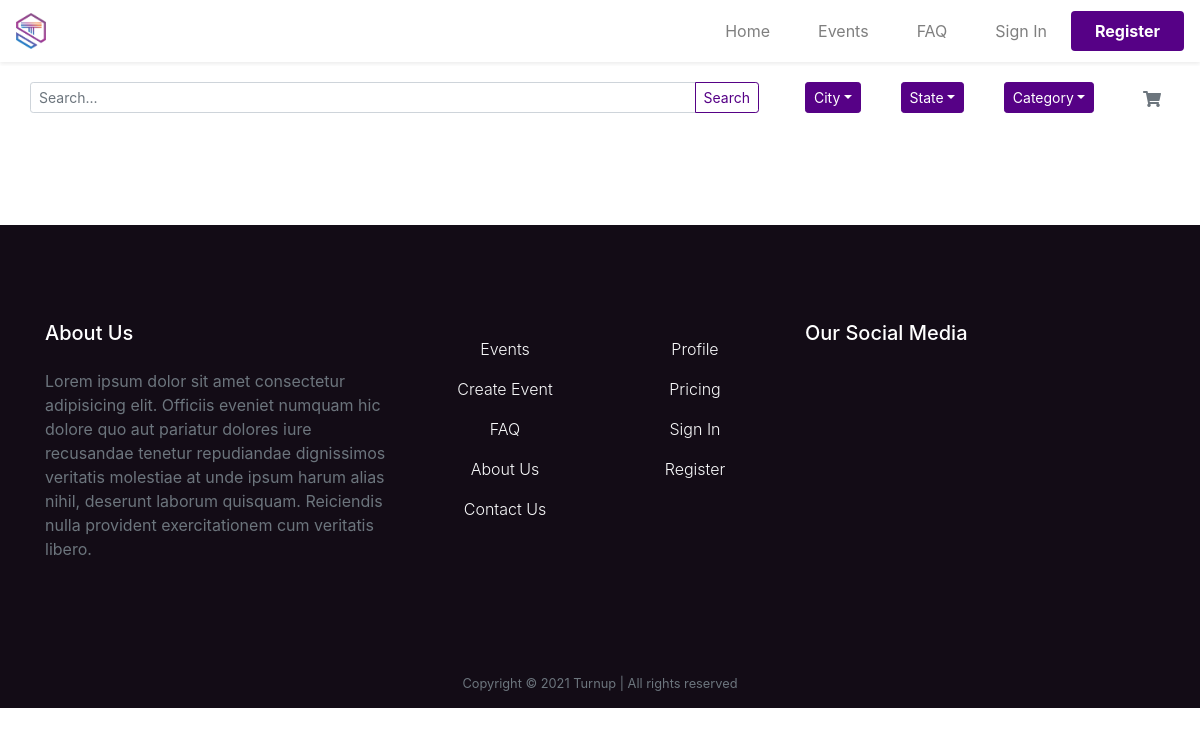
The page /listings/ on the database as committed earlier.
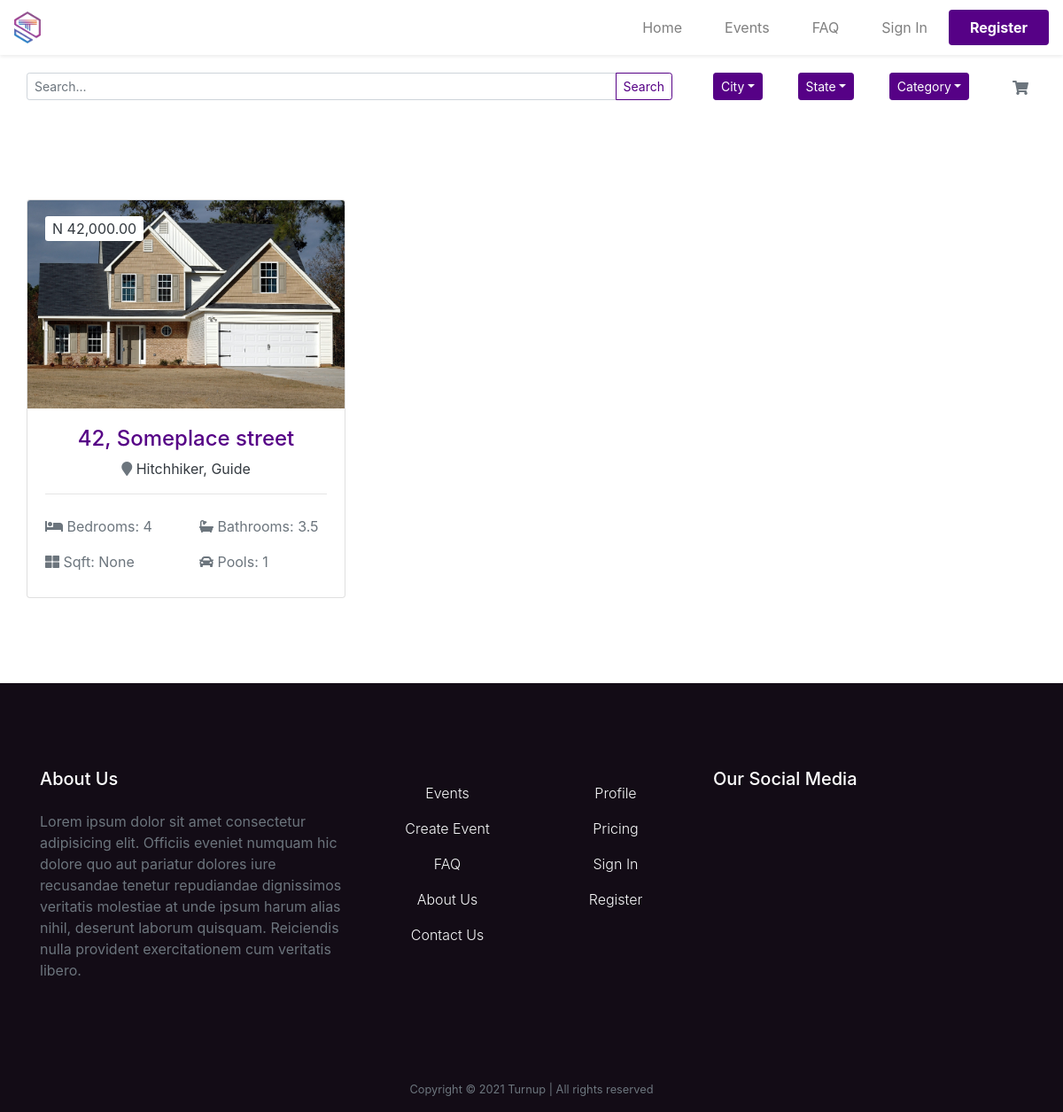
The same page on the database as committed later.
### location/models.py (models this page shows, shortened)
class Listing(models.Model):
  realtor = models.ForeignKey("Realtor", on_delete=models.DO_NOTHING)
  title = models.CharField(max_length=300)
  description = models.TextField(blank=True, null=True)
  address = models.CharField(max_length=300)
  city = models.CharField(max_length=200)
  state = models.CharField(max_length=200)
  country = models.CharField(max_length=200)
  zipcode = models.CharField(max_length=100, blank=True, null=True)
  price = models.DecimalField(max_digits=15, decimal_places=2)
  bedrooms = models.IntegerField()
  bathrooms = models.DecimalField(max_digits=10, decimal_places=1)
  pools = models.IntegerField()
  lot_size = models.DecimalField(max_digits=10, decimal_places=1, blank=True, null=True)
  photo_main = models.ImageField(upload_to='images/%Y/%m/%d/')
  photo_1 = models.ImageField(upload_to='images/%Y/%m/%d/', blank=True, null=True)
  photo_2 = models.ImageField(upload_to='images/%Y/%m/%d/', blank=True, null=True)
  photo_3 = models.ImageField(upload_to='images/%Y/%m/%d/', blank=True, null=True)
  photo_4 = models.ImageField(upload_to='images/%Y/%m/%d/', blank=True, null=True)
  photo_5 = models.ImageField(upload_to='images/%Y/%m/%d/', blank=True, null=True)
  photo_6 = models.ImageField(upload_to='images/%Y/%m/%d/', blank=True, null=True)
  list_date = models.DateTimeField(default=datetime.now)
  is_published = models.BooleanField(default=True)
  is_booked = models.BooleanField(default=False)
  def get_absolute_url(self):
      return reverse("location:location_detail", kwargs={"pk": self.pk})

### location/views.py (the view)
# urls.py: path("listings/", views.ListingListView.as_view(), name="location_list"),
class ListingListView(ListView):
    model = Listing
    paginate_by = 9
    template_name = "location/listing_list.html"

### cart/context_processor.py (called while the page is built)
def cart_total_amount(request):
	if request.user.is_authenticated:
		cart = Cart(request)
		total_bill = 0.0
		for key,value in request.session['cart'].items():
			if value['sale_price'] != 'None':
				total_bill = total_bill + (float(value['sale_price']) * value['quantity'])
			else:
				total_bill = total_bill + (float(value['price']) * value['quantity'])
		return {'cart_total_amount' : total_bill}
	else:
		return {'cart_total_amount' : 0}

### location/templates/location/listing_list.html (shortened to what this page needs)
{% extends 'base_slim.html' %}
{% load static %}
{% load humanize %}
{% block content %}
{% include "partials/_search.html" %}
<main>
  <div class="container my-5">
    <div class="row">
      <div class="card-deck">
        {% for listing in object_list %}
        <div class="col-lg-4 col-md-6">
          <div class="card mx-0 my-5">
            <a href="{{listing.get_absolute_url}}">
              <img src="{{listing.photo_main.url}}" class="card-img-top" alt="listing image" ,
                aria-label="Placeholder: Thumbnail">
              <div class="card-img-overlay">
                <span class="px-2 py-1 bg-white rounded-sm text-dark">N {{listing.price | intcomma}}</span>
              </div>
            </a>
            <a class="text-decoration-none" href="{{listing.get_absolute_url}}">
              <div class="card-body">
                <div class="text-center">
                  <h4 class="text-purple">{{listing.address}}</h4>
                  <p class="text-dark">
                    <i class="fas fa-map-marker text-secondary"></i> {{listing.city}}, {{listing.state}}
                  </p>
                </div>
                <hr>
                <div class="row py-2 text-secondary">
                  <div class="col-6">
                    <i class="fas fa-bed"></i> Bedrooms: {{listing.bedrooms}}
                  </div>
                  <div class="col-6">
                    <i class="fas fa-bath"></i> Bathrooms: {{listing.bathrooms}}
                  </div>
                </div>
                <div class="row py-2 text-secondary">
                  <div class="col-6">
                    <i class="fas fa-th-large"></i> Sqft: {{listing.lot_size}}
                  </div>
                  <div class="col-6">
                    <i class="fas fa-car"></i> Pools: {{listing.pools}}
                  </div>
                </div>
              </div>
            </a>
          </div>
        </div>
        {% endfor %}
      </div>
    </div>
  </div>
</main>
{% endblock content %}

### core/templates/base_slim.html (shortened to what this page needs)
<!DOCTYPE html>
<html lang="en">
<head>
  {% load static %}
  <link rel="stylesheet" href="{% static 'core/css/bootstrap.min.css' %}">
  <link rel="stylesheet" href="{% static 'core/css/fileinput.min.css' %}">
  <link rel="stylesheet" href="{% static 'core/css/all.css' %}">
  <link rel="stylesheet" href="{% static 'core/css/style.css' %}">
  <link rel="stylesheet" href="{% static 'core/fonts/icomoon/style.css' %}">
  <link rel="stylesheet" href="{% static 'core/fonts/flaticon/font/flaticon.css ' %}">
</head>
<body class="login-bg">
    {% include "partials/_header.html" %}
    {% block content %}
    {% endblock %}
    {% include "partials/_footer.html" %}
</body>
</html>

### core/templates/partials/_header.html (shortened to what this page needs)
{% load static %}
<header class="shadow-sm">
  <nav class="navbar navbar-expand-lg navbar-light bg-white">
    <a class="navbar-brand" href="{% url 'core:homepage' %}"><img src="{% static 'core/img/new/logo.png' %}" height="36px" alt="site logo"></a>
    <div class="collapse navbar-collapse" id="navbarNavDropdown">
      <ul class="navbar-nav ml-auto">
        {% if request.path == "" %}
          <li class="nav-item active">
            <a class="nav-link mx-3 text-purple" href="{% url 'core:homepage' %}">Home <span class="sr-only">(current)</span></a>
          </li>
        {% else %}
          <li class="nav-item">
            <a class="nav-link mx-3" href="{% url 'core:homepage' %}">Home</a>
          </li>
        {% endif %}
        {% if "events" in request.path %}
        <li class="nav-item active">
          <a class="nav-link mx-3 text-purple" href="{% url 'core:event_list' %}">Events <span class="sr-only">(current)</span></a>
        </li>
        {% else %}
        <li class="nav-item">
          <a class="nav-link mx-3" href="{% url 'core:event_list' %}">Events</a>
        </li>
        {% endif %}
        {% if "faq" in request.path %}
        <li class="nav-item active">
          <a class="nav-link mx-3 text-purple" href="{% url 'core:faq' %}">FAQ <span class="sr-only">(current)</span></a>
        </li>
        {% else %}
        <li class="nav-item">
          <a class="nav-link mx-3" href="{% url 'core:faq' %}">FAQ</a>
        </li>
        {% endif %}
        {% if user.is_authenticated %}
          {% if "create-event" in request.path %}
          <li class="nav-item active">
            <a class="nav-link mx-3 text-purple" href="{% url 'core:create_event' %}">Create Event <span class="sr-only">(current)</span></a>
          </li>
          {% else %}
          <li class="nav-item">
            <a class="nav-link mx-3" href="{% url 'core:create_event' %}">Create Event</a>
          </li>
          {% endif %}
          <li class="nav-item bg-purple rounded">
            <a class="nav-link text-white font-weight-bold mx-3" href="{% url 'registration:account' %}">My Account</a>
          </li>
        {% else %}
          {% if "login" in request.path %}
          <li class="nav-item active">
            <a class="nav-link mx-3 text-purple" href="{% url 'registration:login' %}">Sign In <span class="sr-only">(current)</span></a>
          </li>
          {% else %}
          <li class="nav-item">
            <a class="nav-link mx-3" href="{% url 'registration:login' %}">Sign In</a>
          </li>
          {% endif %}
          <li class="nav-item bg-purple rounded">
            <a class="nav-link text-white font-weight-bold mx-3" href="{% url 'registration:register' %}">Register</a>
          </li>
        {% endif %}
      </ul>
    </div>
  </nav>
</header>

### core/templates/partials/_search.html (shortened to what this page needs)
{% load static %}
<section class="sticky-top bg-white mt-1">
  <div class="container">
    <form class="" action="{% url 'core:search' %}" method="GET" role="search">
      <div class="row">
        <div class="col-md-8 pl-md-0 mt-3 mb-2">
          <div class="input-group pr-3">
            <input type="search" class="form-control form-control-sm" name="q" placeholder="Search..."
              aria-label="Enter search query" aria-describedby="button-addon2">
            <div class="input-group-append">
              <button class="btn btn-sm btn-outline-purple" type="submit" id="button-addon2">Search</button>
            </div>
          </div>
        </div>
        <div class="col-md-4 pr-md-0 mt-3 mb-2">
          <nav class="nav justify-content-between">
            <li class="nav-item dropdown mb-2">
              <button class="dropdown-toggle btn btn-sm btn-purple rounded-sm" data-toggle="dropdown" href="#" role="button"
                aria-haspopup="true" aria-expanded="false">City</button>
            </li>
            <li class="nav-item dropdown mb-2">
              <button class="dropdown-toggle btn btn-sm btn-purple rounded-sm" data-toggle="dropdown" href="#" role="button"
                aria-haspopup="true" aria-expanded="false">State</button>
            </li>
            <li class="nav-item dropdown">
              <button class="dropdown-toggle btn btn-sm btn-purple rounded-sm" data-toggle="dropdown" href="#" role="button"
                aria-haspopup="true" aria-expanded="false">Category</button>
            </li>
            <li class="nav-item">
              <a href="{% url 'core:cart_detail' %}" class="btn btn-sm text-secondary" style="font-size: 16px;"><i class="fas fa-shopping-cart"></i></a>
            </li>
          </nav>
        </div>
      </div>
    </form>
  </div>
</section>

### core/templates/partials/_footer.html
{% load static %}
<footer class="bg-dark-purple">
  <div class="container mt-5">
    <div class="row py-5">
      <div class="col-md-4 my-5">
        <h5 class="mb-4 text-white text-center text-md-left">About Us</h5>
        <p class="text-muted">
          Lorem ipsum dolor sit amet consectetur adipisicing elit. Officiis eveniet numquam hic
          dolore quo aut pariatur dolores iure recusandae tenetur repudiandae dignissimos veritatis molestiae at unde
          ipsum harum alias nihil, deserunt laborum quisquam. Reiciendis nulla provident exercitationem cum veritatis
          libero.
        </p>
      </div>
      <div class="col-md-4 my-5">
        <div class="row footer-nav">
          <div class="col-6">
            <ul class="list-unstyled px-3">
              <li class="my-3 text-center"><a class="footer-link text-decoration-none text-light font-weight-light"
                  href="">Events</a></li>
              <li class="my-3 text-center"><a class="footer-link text-decoration-none text-light font-weight-light"
                  href="">Create Event</a></li>
              <li class="my-3 text-center"><a class="footer-link text-decoration-none text-light font-weight-light"
                  href="">FAQ</a></li>
              <li class="my-3 text-center"><a class="footer-link text-decoration-none text-light font-weight-light"
                  href="">About Us</a></li>
              <li class="my-3 text-center"><a class="footer-link text-decoration-none text-light font-weight-light"
                  href="">Contact Us</a></li>
            </ul>
          </div>
          <div class="col-6">
            <ul class="list-unstyled px-3">
              <li class="my-3 text-center"><a class="footer-link text-decoration-none text-light font-weight-light"
                  href="">Profile</a></li>
              <li class="my-3 text-center"><a class="footer-link text-decoration-none text-light font-weight-light"
                  href="">Pricing</a></li>
              <li class="my-3 text-center"><a class="footer-link text-decoration-none text-light font-weight-light"
                  href="">Sign In</a></li>
              <li class="my-3 text-center"><a class="footer-link text-decoration-none text-light font-weight-light"
                  href="">Register</a></li>
            </ul>
          </div>
        </div>
      </div>
      <div class="col-md-4 my-5 text-center text-md-left">
        <h5 class="mb-4 text-white">Our Social Media </h5>
        <ul class="nav justify-content-center justify-content-md-start">
          <a class="nav-link px-1 text-light" href="#"><span class="icon-facebook pt-2 pr-2 pb-2 pl-0"></span></a>
          <a class="nav-link px-1 text-light" href="#"><span class="icon-twitter p-2"></span></a>
          <a class="nav-link px-1 text-light" href="#"><span class="icon-instagram p-2"></span></a>
          <a class="nav-link px-1 text-light" href="#"><span class="icon-rss p-2"></span></a>
          <a class="nav-link px-1 text-light" href="#"><span class="icon-envelope p-2"></span></a>
        </ul>
      </div>
    </div>
    <h6 class="text-secondary text-center mb-0 pb-3"><small>Copyright &copy; 2021 Turnup | All rights reserved</small></h6>
  </div>
</footer>

### core/static/core/css/all.css (style rules this page uses)
.fa, .fas, .far, .fal, .fab { -moz-osx-font-smoothing: grayscale; -webkit-font-smoothing: antialiased; display: inline-block; font-style: normal; font-variant: normal; text-rendering: auto; line-height: 1; }
.fa-bath:before { content: "\f2cd"; }
.fa-bed:before { content: "\f236"; }
.fa-car:before { content: "\f1b9"; }
.fa-map-marker:before { content: "\f041"; }
.fa-shopping-cart:before { content: "\f07a"; }
.fa-th-large:before { content: "\f009"; }
.fa, .fas { font-family: 'Font Awesome 5 Free'; font-weight: 900; }

### core/static/core/css/style.css (style rules this page uses)
.bg-purple { background-color: rgb(86, 1, 134); }
.bg-dark-purple { background-color: rgb(19, 12, 22); }
.text-purple { color: #560186; }
.btn-purple { color: #fff; background-color: #560186; border-color: #560186; }
.btn-outline-purple { color: #560186; border-color: #560186; transition: 0.5s; }

Rows that differ between the two databases and show on the page:
added Listing: photo_main (picture), price "42,000.00", address "42, Someplace street", city "Hitchhiker", state "Guide", bedrooms "4", bathrooms "3.5", lot_size "None", pools "1"
